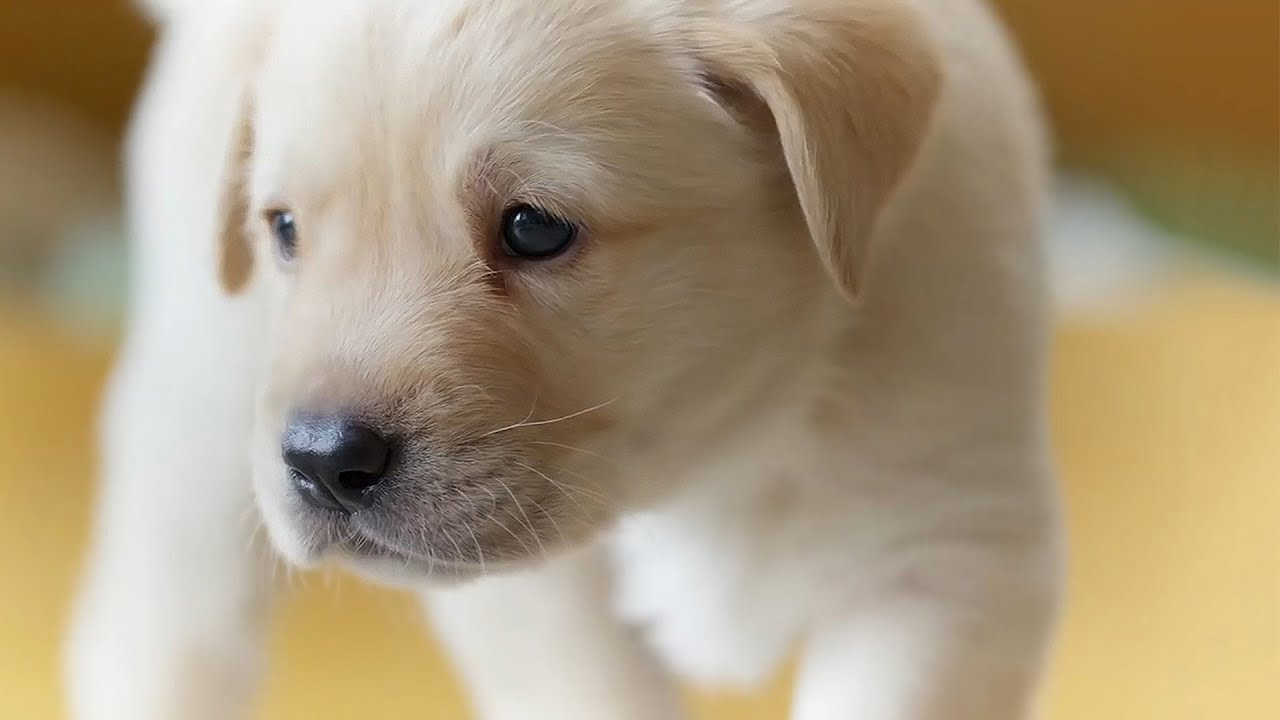
#> input picture Resources/dog_1.jpg, 1280 x 720 px
$ python cv_hsv.py
#> lines starting #> are read from the running program, lines starting #| are printed output that depends on the picture; after the words box and inside, x2 and y2 are one past the last pixel; in counts of white or black regions, pixels touching at a corner belong together
import cv2
import numpy as np

#what is HSV: https://en.wikipedia.org/wiki/HSL_and_HSV
#image classification: https://www.datasciencecentral.com/profiles/blogs/image-classification-with-hsv-color-model-processing

#config
path = 'Resources/dog_1.jpg'

h_min = 0
h_max = 179
s_min = 0
s_max = 255
v_min = 0
v_max = 255

#functions
def updateGrayHSV():
    lower = np.array([h_min, s_min, v_min])
    upper = np.array([h_max, s_max, v_max])
    mask = cv2.inRange(imgHSV, lower, upper)
    cv2.imshow("Mask", mask)
    reduceImg = cv2.bitwise_and(img, img, mask=mask)
    cv2.imshow("Result", reduceImg)

def hMinTrackbar(pos):
    global h_min
    h_min = pos
    print(h_min)
    updateGrayHSV()


def hMaxTrackbar(pos):
    global h_max
    h_max = pos
    print(h_max)
    updateGrayHSV()


def sMinTrackbar(pos):
    global s_min
    s_min = pos
    print(h_min)
    updateGrayHSV()


def sMaxTrackbar(pos):
    global s_max
    s_max = pos
    print(s_max)
    updateGrayHSV()


def vMinTrackbar(pos):
    global v_min
    v_min = pos
    print(v_min)
    updateGrayHSV()


def vMaxTrackbar(pos):
    global v_max
    v_max = pos
    print(v_max)
    updateGrayHSV()


#create track bars
cv2.namedWindow("TrackBars")
cv2.resizeWindow("TrackBars", 600, 240)
cv2.createTrackbar("Hue Min", "TrackBars", h_min, 179,hMinTrackbar)
#> slider 'Hue Min' is set to 35
cv2.createTrackbar("Hue Max", "TrackBars", h_max, 179,hMaxTrackbar)
cv2.createTrackbar("Sat Min", "TrackBars", s_min, 255,sMinTrackbar)
#> slider 'Sat Min' is set to 51
cv2.createTrackbar("Sat Max", "TrackBars", s_max, 255,sMaxTrackbar)
cv2.createTrackbar("Val Min", "TrackBars", v_min, 255,vMinTrackbar)
#> slider 'Val Min' is set to 51
cv2.createTrackbar("Val Max", "TrackBars", v_max, 255,vMaxTrackbar)

#create two image version: original and hsv
img = cv2.imread(path)
#> img is the input picture: shape (720, 1280, 3); mean B, G, R 126.5, 153.8, 170.3
imgHSV = cv2.cvtColor(img, cv2.COLOR_BGR2HSV)
#> imgHSV: shape (720, 1280, 3); mean H, S, V 25, 73, 170.8

#get h s v values


cv2.imshow("Original", img)
cv2.imshow("HSV", imgHSV)

cv2.waitKey(0)
#> in updateGrayHSV, `mask = cv2.inRange(imgHSV, lower, upper)`:
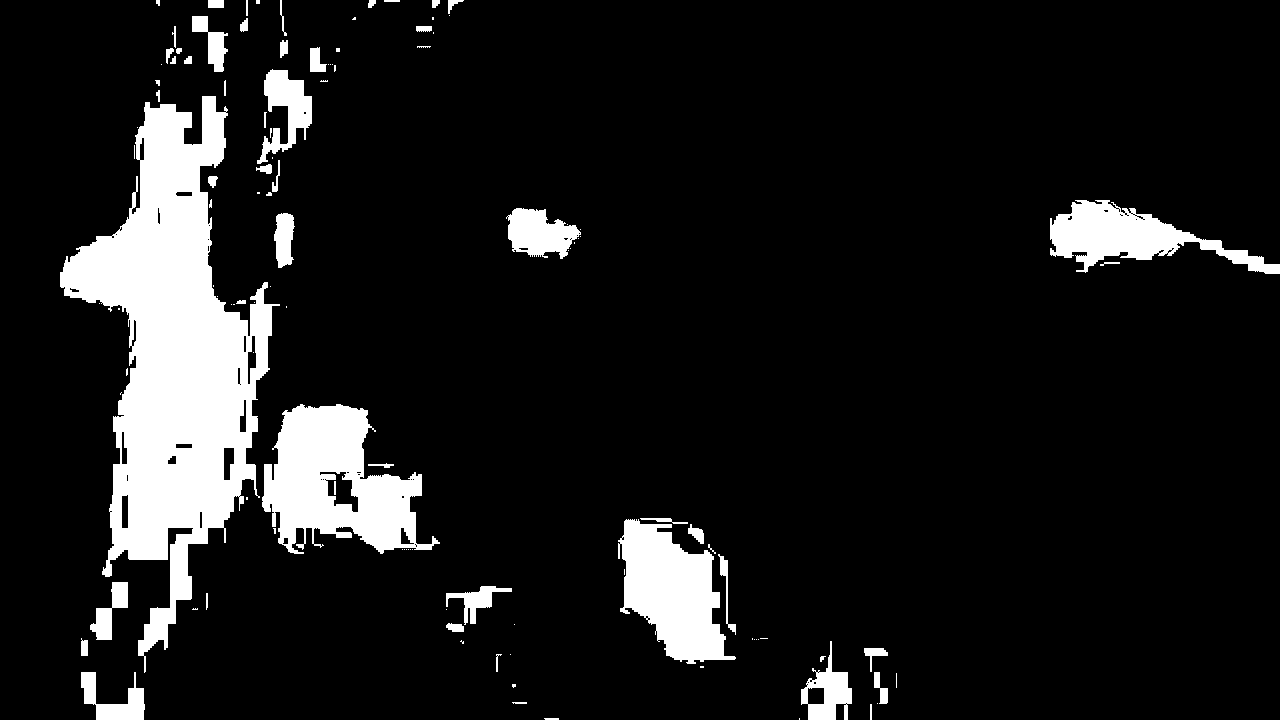
#> mask: shape (720, 1280); 10.8% white; 117 white regions (61 under 20 px), largest, box (x1, y1, x2, y2) and area: (60, 96, 280, 673) 52492, (262, 404, 440, 554) 14896, (618, 519, 736, 664) 9973
#> in updateGrayHSV, `reduceImg = cv2.bitwise_and(img, img, mask=mask)`:
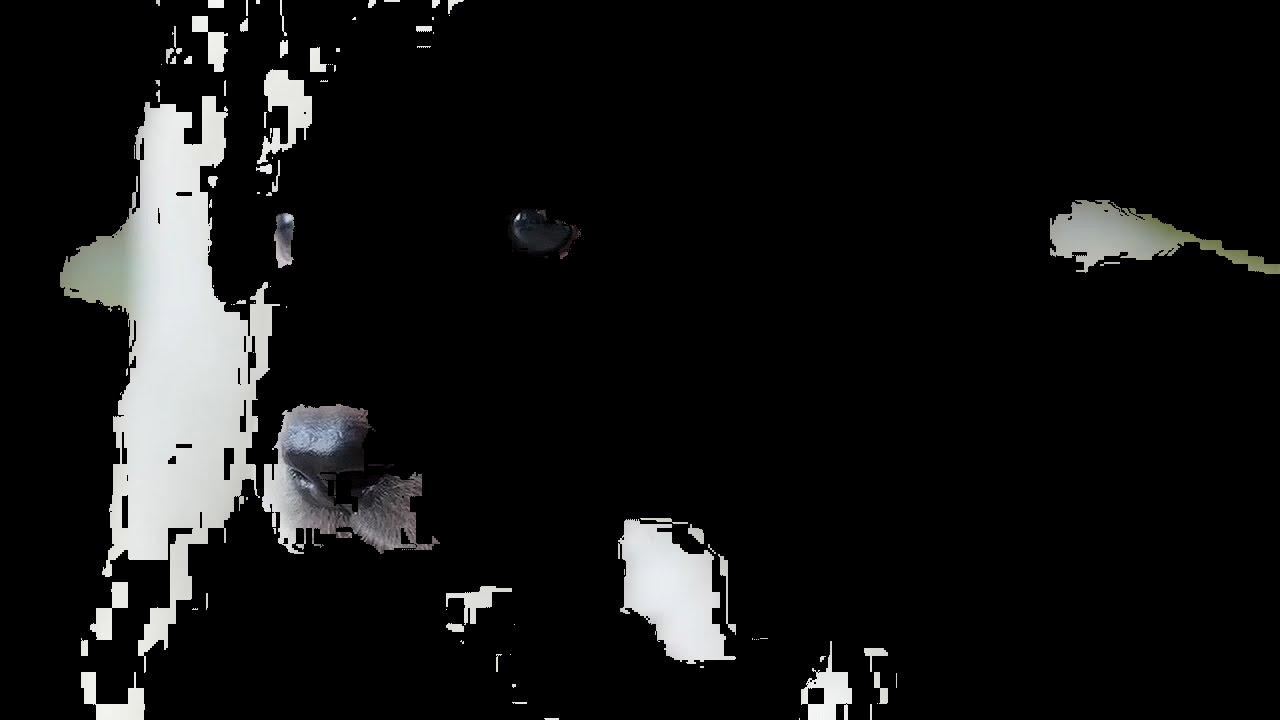
#> reduceImg: shape (720, 1280, 3); mean B, G, R 20.7, 20.9, 20.7
#> in updateGrayHSV (call 3), `mask = cv2.inRange(imgHSV, lower, upper)`:
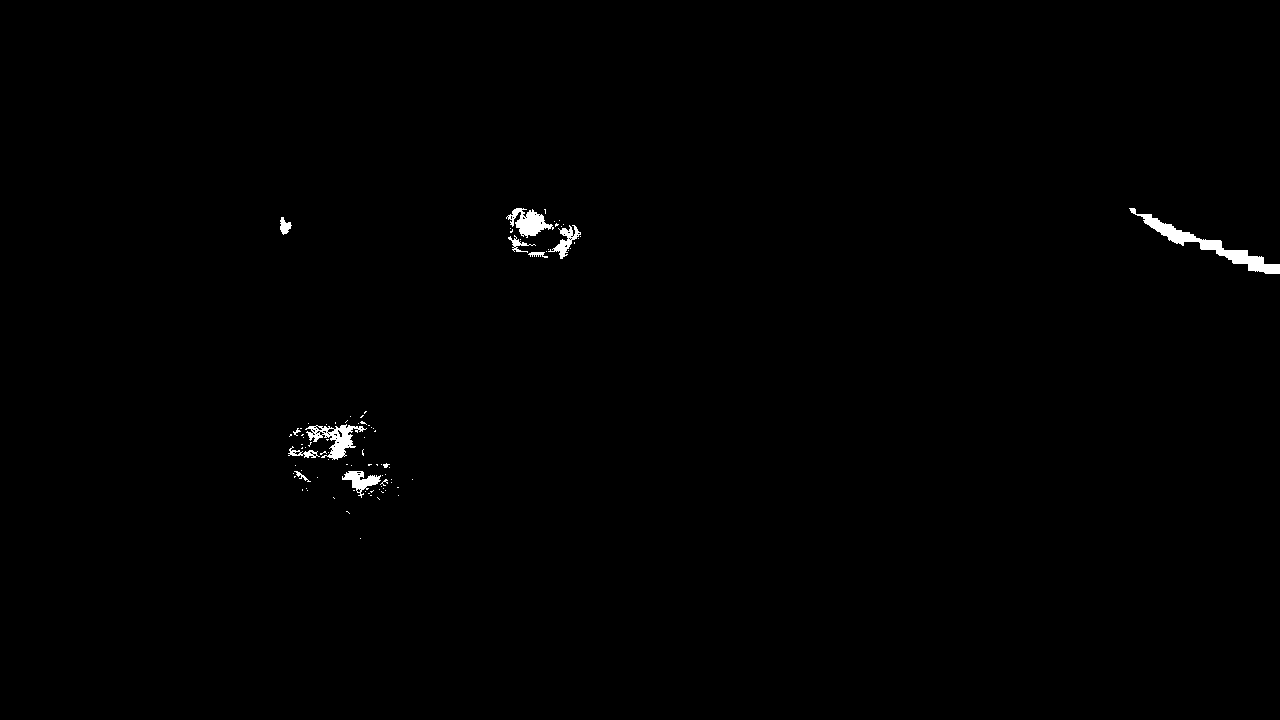
#> mask: shape (720, 1280); 0.52% white; 91 white regions (78 under 20 px), largest, box (x1, y1, x2, y2) and area: (1129, 208, 1280, 274) 1660, (305, 424, 367, 460) 837, (506, 208, 554, 238) 702

$ run again, with Resources/dog_2.jpg copied over Resources/dog_1.jpg
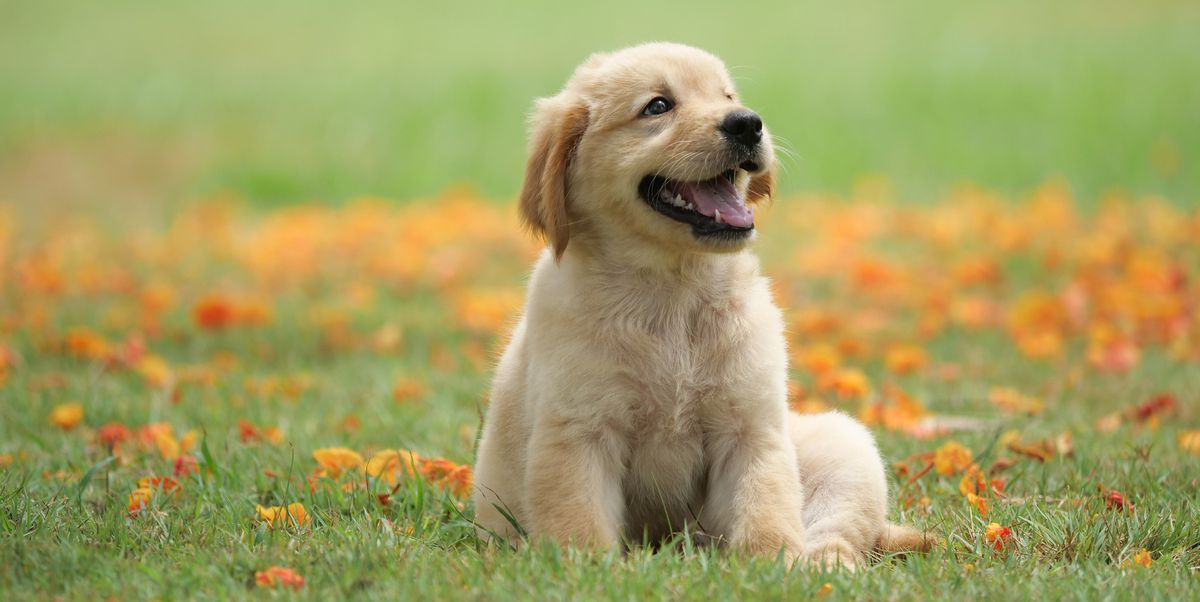
#> input picture Resources/dog_2.jpg, 1200 x 602 px
#> img is the input picture: shape (602, 1200, 3); mean B, G, R 97.6, 158.6, 163.9
#> imgHSV: shape (602, 1200, 3); mean H, S, V 29.4, 111.4, 173.4
#> mask: shape (602, 1200); 42.1% white; 150 white regions (77 under 20 px), largest, box (x1, y1, x2, y2) and area: (0, 0, 1200, 214) 184491, (0, 312, 574, 602) 75085, (936, 424, 1200, 602) 17257
#> in updateGrayHSV, `reduceImg = cv2.bitwise_and(img, img, mask=mask)`:
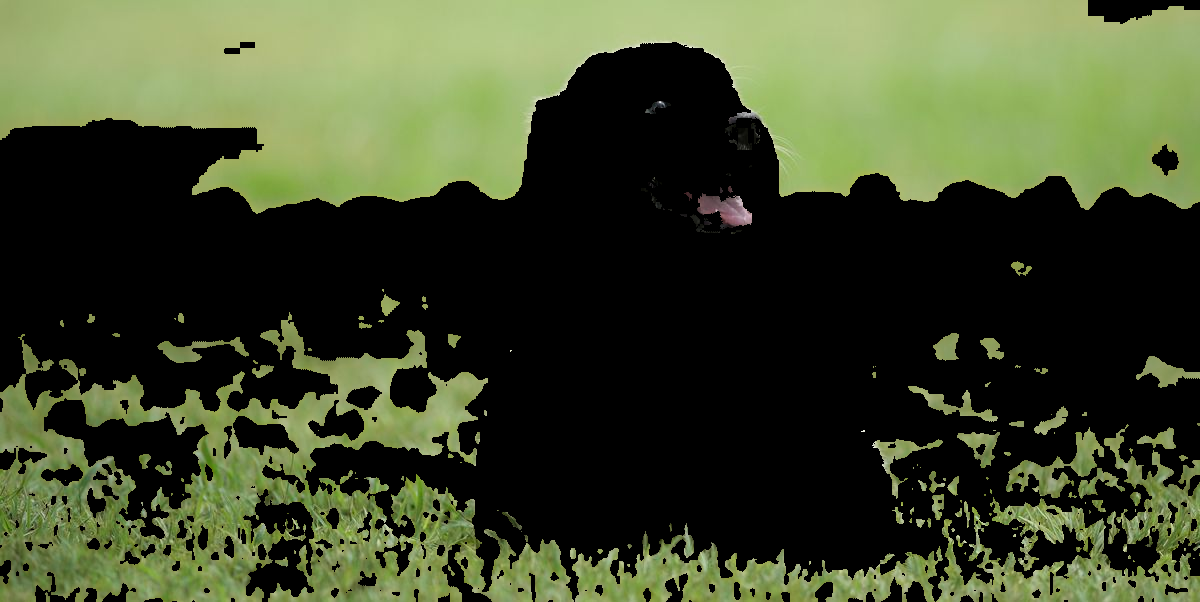
#> reduceImg: shape (602, 1200, 3); mean B, G, R 43, 71.5, 62.4
#> in updateGrayHSV (call 3), `mask = cv2.inRange(imgHSV, lower, upper)`:
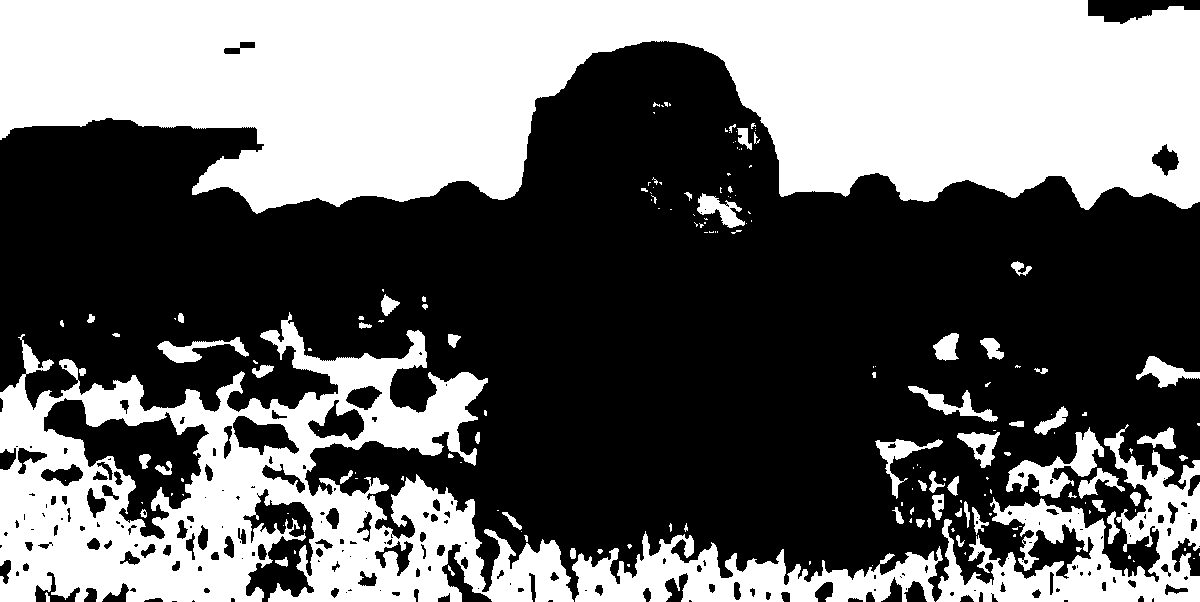
#> mask: shape (602, 1200); 41.9% white; 178 white regions (109 under 20 px), largest, box (x1, y1, x2, y2) and area: (0, 0, 1200, 214) 183988, (0, 312, 574, 602) 74924, (936, 424, 1200, 602) 17001
